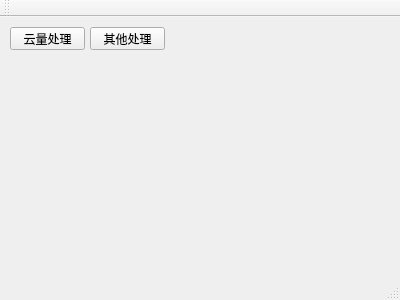
<?xml version="1.0" encoding="UTF-8"?>
<ui version="4.0">
 <class>MainWindow</class>
 <widget class="QMainWindow" name="MainWindow">
  <property name="geometry">
   <rect>
    <x>0</x>
    <y>0</y>
    <width>400</width>
    <height>300</height>
   </rect>
  </property>
  <property name="windowTitle">
   <string>MainWindow</string>
  </property>
  <widget class="QWidget" name="centralWidget">
   <widget class="QPushButton" name="cloudProcessing_btn">
    <property name="geometry">
     <rect>
      <x>10</x>
      <y>10</y>
      <width>75</width>
      <height>23</height>
     </rect>
    </property>
    <property name="text">
     <string>云量处理</string>
    </property>
   </widget>
   <widget class="QPushButton" name="otherProcessing_btn">
    <property name="geometry">
     <rect>
      <x>90</x>
      <y>10</y>
      <width>75</width>
      <height>23</height>
     </rect>
    </property>
    <property name="text">
     <string>其他处理</string>
    </property>
   </widget>
  </widget>
  <widget class="QMenuBar" name="menuBar">
   <property name="geometry">
    <rect>
     <x>0</x>
     <y>0</y>
     <width>400</width>
     <height>18</height>
    </rect>
   </property>
  </widget>
  <widget class="QToolBar" name="mainToolBar">
   <attribute name="toolBarArea">
    <enum>TopToolBarArea</enum>
   </attribute>
   <attribute name="toolBarBreak">
    <bool>false</bool>
   </attribute>
  </widget>
  <widget class="QStatusBar" name="statusBar"/>
 </widget>
 <layoutdefault spacing="6" margin="11"/>
 <resources/>
 <connections/>
</ui>
